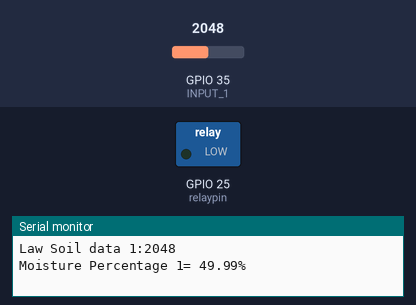
Bench run of a sketch on a simulated ESP32. Parts: switched loads named in the sketch (green lamp = pin HIGH), the last lines printed to the serial monitor. The inputs (shaded band) are chosen by the test bench; at power-on: GPIO 35 (INPUT_1) = 2048.

Above: at 0.1 s.
At 1.1 s:
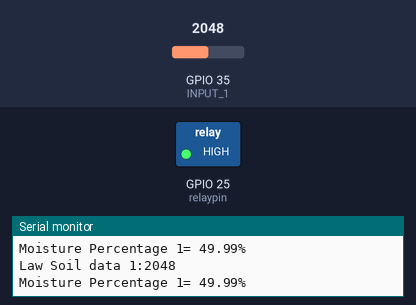
Timing chart, 0 to 2.6 s (numbered marks = the images above):
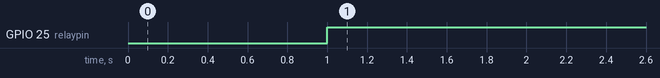

Measured:
- by itself, GPIO 25 (relaypin): LOW → HIGH at 1.0 s

The sketch:

soilmoisture.ino
```cpp
#define INPUT_1 35
//#define INPUT_2 34
//#define INPUT_3 36
//#define INPUT_4 39
#define relaypin 25

void setup() {
  // put your setup code here, to run once:
  Serial.begin(9600);
  pinMode(relaypin, OUTPUT);
  digitalWrite(relaypin, LOW);
}
void loop() {
  float moisture_percentage1;
  int sensor_analog1;
  sensor_analog1 = analogRead(INPUT_1);
  Serial.print("Law Soil data 1:");
  Serial.println(sensor_analog1);
  moisture_percentage1 = (100 - ((sensor_analog1 / 4095.00) * 100));

  Serial.print("Moisture Percentage 1= ");
  Serial.print(moisture_percentage1);
  Serial.print("%\n\n");
  delay(1000);

  if (moisture_percentage1 < 50) {
    digitalWrite(relaypin, HIGH);
  } else {
    digitalWrite(relaypin, LOW);
  }
}
```
